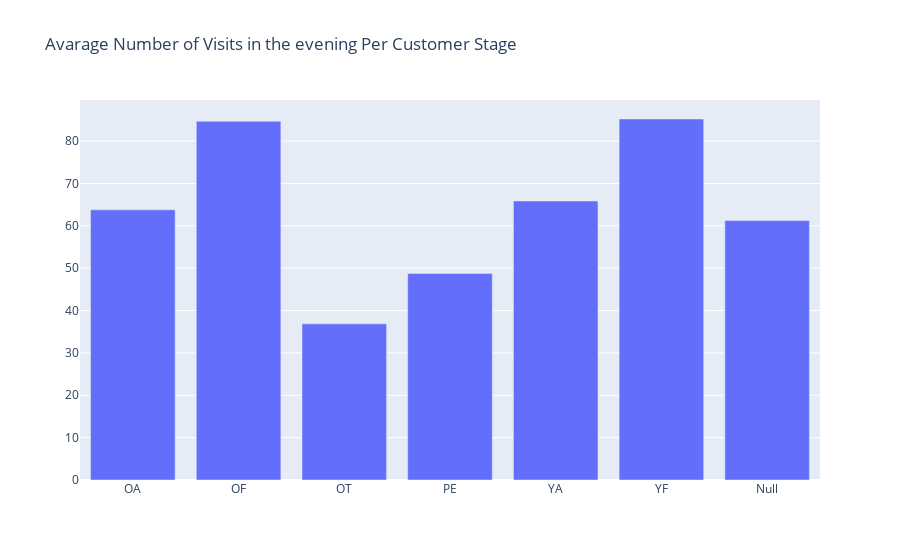

Here is the notebook cell this chart was saved with:
### Code cell
#plot
plot_data = [
    go.Bar(
        x=cstage_avg_visit_evng['cust_stage'],
        y=cstage_avg_visit_evng['avg'],
    )
]

plot_layout = go.Layout(
        xaxis={"type": "category"},
        title='Avarage Number of Visits in the evening Per Customer Stage'
    )

fig = go.Figure(data=plot_data, layout=plot_layout)
pyoff.iplot(fig)

### Figure 1 — Plotly figure (JSON) as saved in the notebook; plotly's stock layout.template omitted (floating-point values rounded to 4 significant figures)
{"data": [{"type": "bar", "x": ["OA", "OF", "OT", "PE", "YA", "YF", "Null"], "y": [63.76, 84.67, 36.86, 48.73, 65.85, 85.21, 61.24]}], "layout": {"title": {"text": "Avarage Number of Visits in the evening Per Customer Stage"}, "xaxis": {"type": "category"}}}
